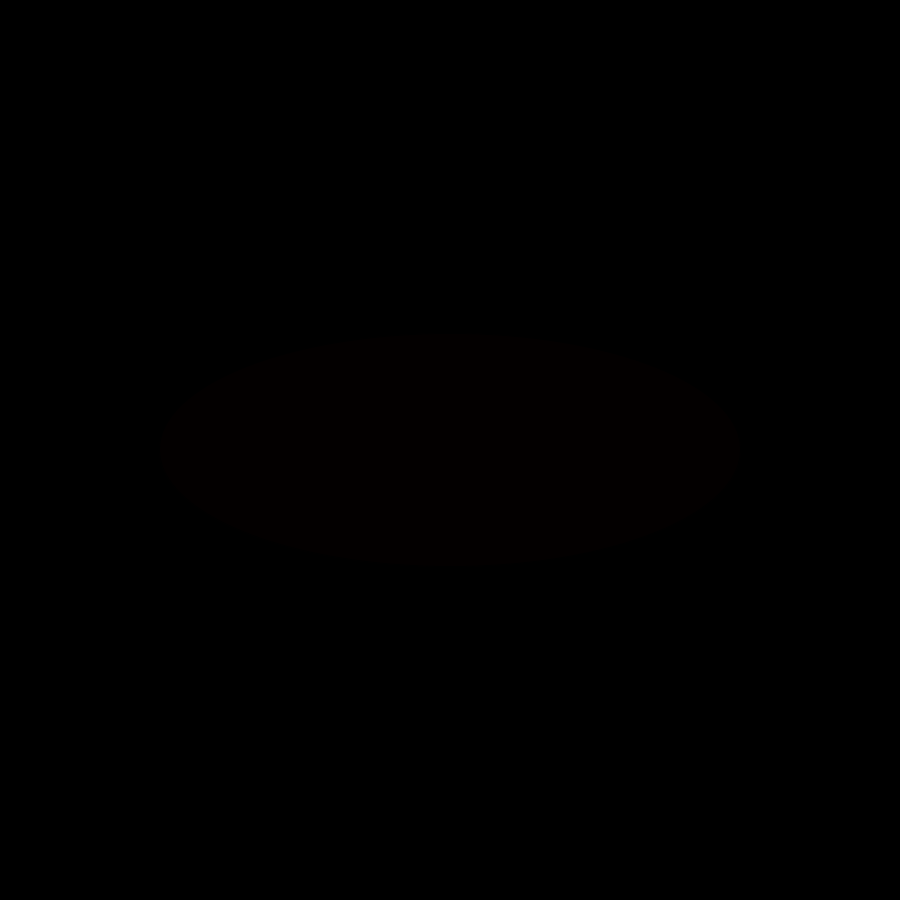
Frame 1 (no input)
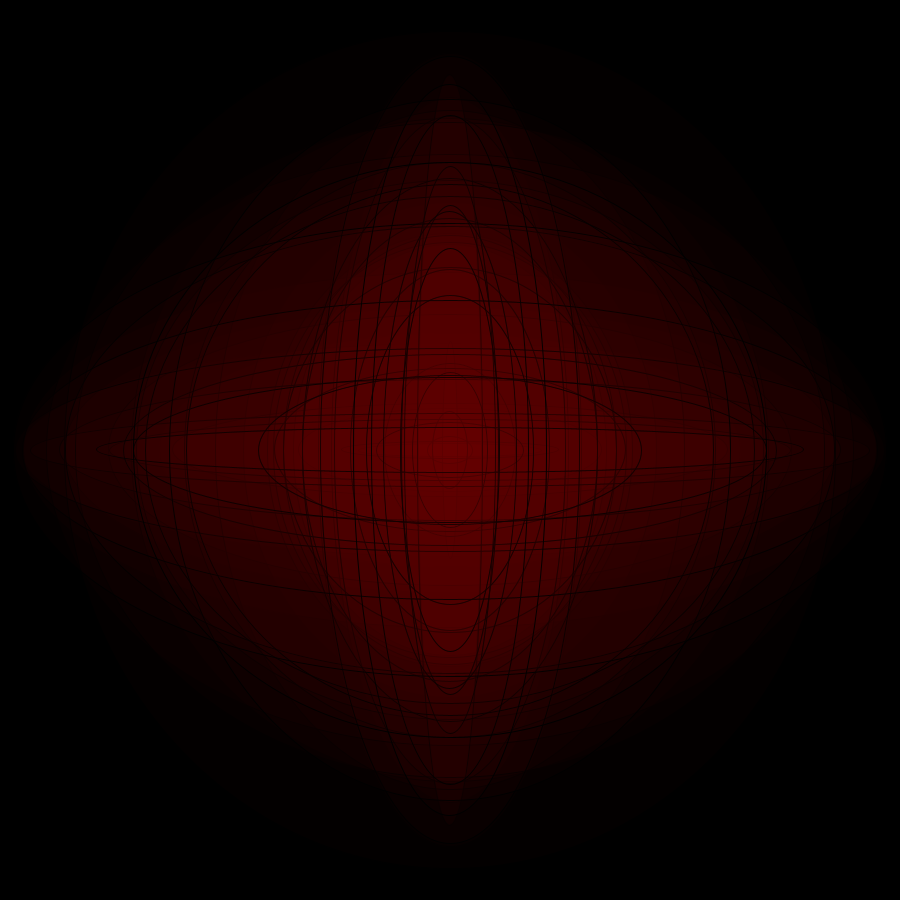
Frame 60 (the mouse pressed at the canvas centre just before this capture)
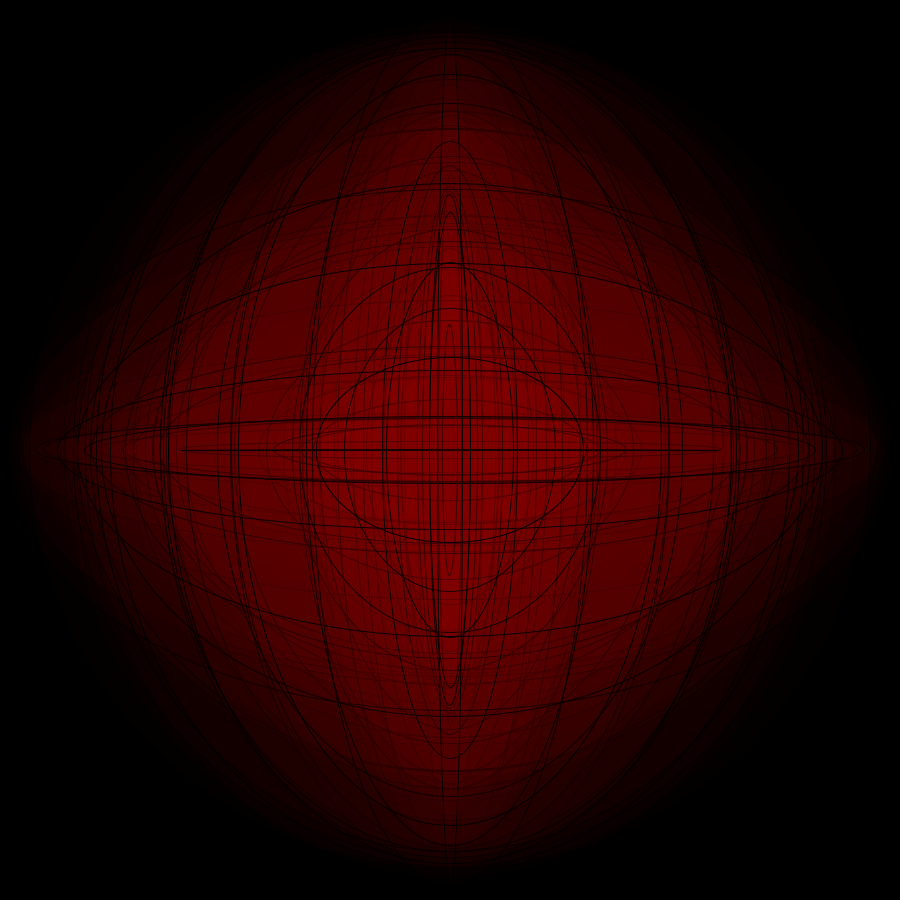
Frame 120 (the mouse held since frame 60 and released just before this capture)

The Processing sketch that drew these frames (run headless with seeded random() and noise(); from frame 60 on, the mouse is pressed at the canvas centre):

// Processing sketch: processing_186989
// ── processing_186989.pde




void setup() {
  size(900,900);background(0);
}
void draw() {
  float x = random(900);
  float y = random(900);
  float distancia = dist(width/9, height/100, x, 40);
  if (distancia<0.8) {
   fill(206,89,0);
  }else{
    fill(147,10,20,5);
  }
   ellipse(450, 450,x, y);
}
